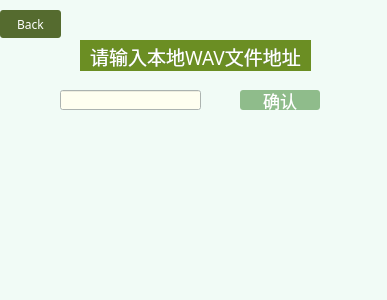
<?xml version="1.0" encoding="UTF-8"?>
<ui version="4.0">
 <class>Service_2</class>
 <widget class="QWidget" name="Service_2">
  <property name="geometry">
   <rect>
    <x>0</x>
    <y>0</y>
    <width>387</width>
    <height>300</height>
   </rect>
  </property>
  <property name="palette">
   <palette>
    <active>
     <colorrole role="Base">
      <brush brushstyle="SolidPattern">
       <color alpha="255">
        <red>255</red>
        <green>255</green>
        <blue>255</blue>
       </color>
      </brush>
     </colorrole>
     <colorrole role="Window">
      <brush brushstyle="SolidPattern">
       <color alpha="255">
        <red>241</red>
        <green>251</green>
        <blue>246</blue>
       </color>
      </brush>
     </colorrole>
    </active>
    <inactive>
     <colorrole role="Base">
      <brush brushstyle="SolidPattern">
       <color alpha="255">
        <red>255</red>
        <green>255</green>
        <blue>255</blue>
       </color>
      </brush>
     </colorrole>
     <colorrole role="Window">
      <brush brushstyle="SolidPattern">
       <color alpha="255">
        <red>241</red>
        <green>251</green>
        <blue>246</blue>
       </color>
      </brush>
     </colorrole>
    </inactive>
    <disabled>
     <colorrole role="Base">
      <brush brushstyle="SolidPattern">
       <color alpha="255">
        <red>241</red>
        <green>251</green>
        <blue>246</blue>
       </color>
      </brush>
     </colorrole>
     <colorrole role="Window">
      <brush brushstyle="SolidPattern">
       <color alpha="255">
        <red>241</red>
        <green>251</green>
        <blue>246</blue>
       </color>
      </brush>
     </colorrole>
    </disabled>
   </palette>
  </property>
  <property name="windowTitle">
   <string>WAV文件播放</string>
  </property>
  <widget class="QLineEdit" name="wavAddress">
   <property name="geometry">
    <rect>
     <x>60</x>
     <y>90</y>
     <width>141</width>
     <height>20</height>
    </rect>
   </property>
   <property name="palette">
    <palette>
     <active>
      <colorrole role="Base">
       <brush brushstyle="SolidPattern">
        <color alpha="255">
         <red>255</red>
         <green>255</green>
         <blue>240</blue>
        </color>
       </brush>
      </colorrole>
     </active>
     <inactive>
      <colorrole role="Base">
       <brush brushstyle="SolidPattern">
        <color alpha="255">
         <red>255</red>
         <green>255</green>
         <blue>240</blue>
        </color>
       </brush>
      </colorrole>
     </inactive>
     <disabled>
      <colorrole role="Base">
       <brush brushstyle="SolidPattern">
        <color alpha="255">
         <red>241</red>
         <green>251</green>
         <blue>246</blue>
        </color>
       </brush>
      </colorrole>
     </disabled>
    </palette>
   </property>
  </widget>
  <widget class="QTextBrowser" name="textBrowser">
   <property name="geometry">
    <rect>
     <x>80</x>
     <y>40</y>
     <width>231</width>
     <height>31</height>
    </rect>
   </property>
   <property name="palette">
    <palette>
     <active>
      <colorrole role="Base">
       <brush brushstyle="SolidPattern">
        <color alpha="255">
         <red>107</red>
         <green>142</green>
         <blue>35</blue>
        </color>
       </brush>
      </colorrole>
     </active>
     <inactive>
      <colorrole role="Base">
       <brush brushstyle="SolidPattern">
        <color alpha="255">
         <red>107</red>
         <green>142</green>
         <blue>35</blue>
        </color>
       </brush>
      </colorrole>
     </inactive>
     <disabled>
      <colorrole role="Base">
       <brush brushstyle="SolidPattern">
        <color alpha="255">
         <red>240</red>
         <green>240</green>
         <blue>240</blue>
        </color>
       </brush>
      </colorrole>
     </disabled>
    </palette>
   </property>
   <property name="font">
    <font>
     <family>方正姚体</family>
     <pointsize>14</pointsize>
    </font>
   </property>
   <property name="styleSheet">
    <string notr="true">border-width:0;
border-style:outset;</string>
   </property>
   <property name="frameShadow">
    <enum>QFrame::Plain</enum>
   </property>
   <property name="lineWidth">
    <number>1</number>
   </property>
   <property name="verticalScrollBarPolicy">
    <enum>Qt::ScrollBarAlwaysOff</enum>
   </property>
   <property name="horizontalScrollBarPolicy">
    <enum>Qt::ScrollBarAlwaysOff</enum>
   </property>
   <property name="sizeAdjustPolicy">
    <enum>QAbstractScrollArea::AdjustToContents</enum>
   </property>
   <property name="html">
    <string>&lt;!DOCTYPE HTML PUBLIC &quot;-//W3C//DTD HTML 4.0//EN&quot; &quot;http://www.w3.org/TR/REC-html40/strict.dtd&quot;&gt;
&lt;html&gt;&lt;head&gt;&lt;meta name=&quot;qrichtext&quot; content=&quot;1&quot; /&gt;&lt;style type=&quot;text/css&quot;&gt;
p, li { white-space: pre-wrap; }
&lt;/style&gt;&lt;/head&gt;&lt;body style=&quot; font-family:'方正姚体'; font-size:14pt; font-weight:400; font-style:normal;&quot;&gt;
&lt;p align=&quot;center&quot; style=&quot; margin-top:12px; margin-bottom:12px; margin-left:0px; margin-right:0px; -qt-block-indent:0; text-indent:0px;&quot;&gt;&lt;span style=&quot; color:#ffffff;&quot;&gt;请输入本地WAV文件地址&lt;/span&gt;&lt;/p&gt;&lt;/body&gt;&lt;/html&gt;</string>
   </property>
  </widget>
  <widget class="QPushButton" name="input_OK">
   <property name="geometry">
    <rect>
     <x>240</x>
     <y>90</y>
     <width>80</width>
     <height>20</height>
    </rect>
   </property>
   <property name="font">
    <font>
     <family>华文行楷</family>
     <pointsize>13</pointsize>
    </font>
   </property>
   <property name="styleSheet">
    <string notr="true">QPushButton { background-color: rgb(143, 188, 139); border-radius: 3px; color: rgb(255, 255, 255); } QPushButton:hover { background-color: rgb(42, 53, 23); }</string>
   </property>
   <property name="text">
    <string>确认</string>
   </property>
  </widget>
  <widget class="QPushButton" name="Back">
   <property name="geometry">
    <rect>
     <x>0</x>
     <y>10</y>
     <width>61</width>
     <height>28</height>
    </rect>
   </property>
   <property name="font">
    <font>
     <family>Impact</family>
    </font>
   </property>
   <property name="styleSheet">
    <string notr="true">QPushButton { background-color: rgb(85, 107, 47); border-radius: 3px; color: rgb(255, 255, 255); } QPushButton:hover { background-color: rgb(42, 53, 23); }</string>
   </property>
   <property name="text">
    <string>Back</string>
   </property>
  </widget>
 </widget>
 <resources/>
 <connections/>
</ui>
